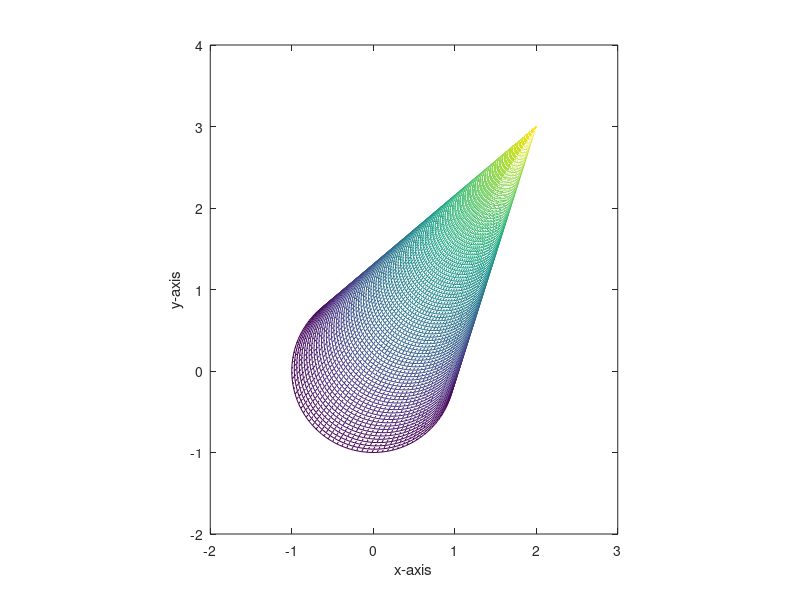

The MATLAB source for this figure:
uv = linspace(0,1);
vv = linspace(0,2*pi);
[u,v] = meshgrid(uv,vv);
x = (1-u).*(cos(v)) + 2*u;
y = (1-u).*(sin(v))+ 3*u;
z = 1 + 2*u;


hold on;
mesh(x,y,z);
#mesh(xtang,ytang,ztang);
axis equal
box on
xlabel('x-axis')
ylabel('y-axis')
zlabel('z-axis')
xlim([-2,3]);
ylim([-2,4]);
zlim([-2,5]);